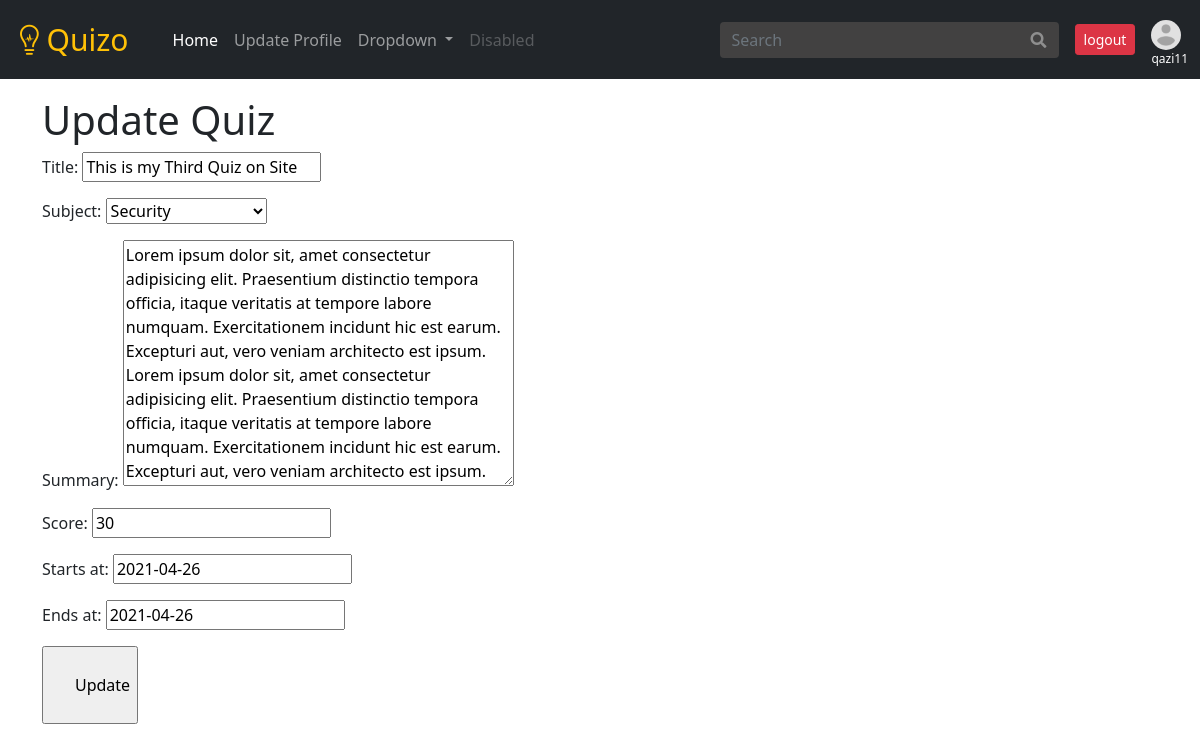
Screenshot of /quizzes/quiz/3/update/ (signed in) with the database file from the repository.
### accounts/models.py (models this page shows, shortened)
class User(AbstractUser):
  USER_CHOICES = (
    ('S', 'STUDENT'),
    ('T', 'TEACHER'),
  )
  GENDER_CHOICES = (
    ('M', 'Male'),
    ('F', 'Female'),
  )
  user_role = models.CharField(max_length=15, choices=USER_CHOICES)
  gender    = models.CharField(max_length=10, choices=GENDER_CHOICES, default='M')
  profile_image  = models.ImageField(upload_to='profile_images/teachers_profile_images/', null=True, blank=True, default='utility_images/default_image.png')

### quiz/models.py (models this page shows, shortened)
class Quiz(models.Model):
  title          = models.CharField(max_length=200)
  teacher        = models.ForeignKey('accounts.TeacherProfile',
                                      related_name='created_quizzes',
                                      on_delete=models.CASCADE)
  subject        = models.ForeignKey(Subject, related_name='quizzes', on_delete=models.CASCADE)
  slug           = models.SlugField(max_length=200, unique=True, blank=True)
  summary        = models.TextField()
  score          = models.PositiveIntegerField(null=True, blank=True)
  date_created   = models.DateTimeField(auto_now_add=True)
  date_updated   = models.DateTimeField(auto_now=True)
  starts_at = models.DateTimeField()
  ends_at   = models.DateTimeField()
  class Meta:
    verbose_name_plural = 'Quizzes'

### quiz/views/teacher_views.py (the view, shortened to what this page needs)
# urls.py: path('quiz/<int:id>/update/', teacher_views.QuizCreateUpdateView.as_view(), name='update_quiz'),
class QuizCreateUpdateView(CreateView):
  template_name = 'teachers/create_quiz.html'
  model = Quiz
  quiz_obj = None
  success_url = reverse_lazy('teachers_dashboard')
  def dispatch(self, request, id=None, *args, **kwargs):
    if id:
      self.quiz_obj = get_object_or_404(Quiz, id=id, teacher__user=request.user)
    return super(QuizCreateUpdateView, self).dispatch(request, id, *args, **kwargs)
  def get(self, request, id=None, *args, **kwargs):
    form = QuizForm(request.POST or None, instance=self.quiz_obj)
    return self.render_to_response({'form': form, 'object': self.quiz_obj})

### quiz/forms.py
class QuizForm(forms.ModelForm):
  class Meta:
    model = Quiz
    fields = ['title', 'subject', 'summary', 'score', 'starts_at', 'ends_at']
    widgets = {
      'starts_at': forms.DateInput(attrs={'class': 'datetimepicker'}),
      'ends_at': forms.DateInput(attrs={'class': 'datetimepicker'})
    }

### quiz/models.py (called while the page is built)
  def __str__(self):
    return self.name

### quiz/templates/teachers/create_quiz.html (shortened to what this page needs)
{% extends "base.html" %}
{% load static %}
{% block content %}
  <link rel="stylesheet" type="text/css" href="{% static 'css/jquery.datetimepicker.css' %}" />
  <h1>
    {% if object %}
      Update Quiz
    {% else %}
      Create Quiz
    {% endif %}
  </h1>
  <form action="" method="POST">
    {{ form.as_p }}
    <p><input type="submit" value="{% if object %}
      Update
    {% else %}
      Create
    {% endif %}"></p>
  </form>
{% endblock %}

### accounts/templates/navbar.html (shortened to what this page needs)
<nav class="navbar navbar-expand-lg fixed-top navbar-dark bg-dark">
  <div class="container-fluid">
    <a class="navbar-brand text-warning ms-2" href="#" style="font-size: 30px; padding-right: 20px;">
      <i class="fab fa-medapps"></i> Quizo
    </a>
    <div class="collapse navbar-collapse" id="navbarSupportedContent">
      {% if request.user.is_authenticated %}
      <ul class="navbar-nav me-auto mb-2 mb-lg-0">
        <li class="nav-item">
          <a class="nav-link active" aria-current="page" href="/quizzes/students/home/">Home</a>
        </li>
        <li class="nav-item">
          <a class="nav-link" href="{% url 'update_profile' %}">Update Profile</a>
        </li>
        <li class="nav-item dropdown">
          <a class="nav-link dropdown-toggle" href="#" id="navbarDropdown" role="button" data-bs-toggle="dropdown" aria-expanded="false">
            Dropdown
          </a>
        </li>
        <li class="nav-item">
          <a class="nav-link disabled" href="#" tabindex="-1" aria-disabled="true">Disabled</a>
        </li>
      </ul>
      <span>
        <form class="d-flex" action="" method="GET">
          <div class="input-group" id="search-component">
            <input type="text" name="query" id="search-input" class="form-control" placeholder="Search">
            <button type="submit" id="search-button" class="input-group-text"><i class="fas fa-search"></i></button>
          </div>
        </form>
      </span>
      <span class="p-3">
        <a href="{% url 'logout' %}" class="btn btn-sm btn-danger">logout</a>
      </span>
      <span style="margin-bottom: -25px;">
        <img src="{{ request.user.profile_image.url }}" style="width: 30px; height: 30px; border-radius: 50%;" alt="">
        <p style="font-size: 12px;" class="text-white">{{ request.user.username }}</p>
      </span>
      {% endif %}
    </div>
  </div>
</nav>

### static/css/main.css (style rules this page uses)
#search-component input[type="text"] { background-color: #424141; border: none; width: 300px; color: rgb(142, 142, 142); }
#search-component button { background-color: #424141; border: none; color:rgb(142, 142, 142); }

### rows the page displays
User: user.profile_image (placeholder picture), user.username "qazi11"
Quiz: title "This is my Third Quiz on Site", subject "Security", summary "Lorem ipsum dolor sit, amet consectetur adipisicing elit. Praesentium distinctio tempora officia, itaque veritatis at tempore labore numquam. Exercitationem incidunt hic est earum. Excepturi aut, vero veniam architecto est ipsum. Lorem ipsum dolor sit, amet consectetur adipisicing elit. Praesentium distinctio tempora officia, itaque veritatis at tempore labore numquam. Exercitationem incidunt hic est earum. Excepturi aut, vero veniam architecto est ipsum.", score "30", starts_at "2021-04-26", ends_at "2021-04-26"
